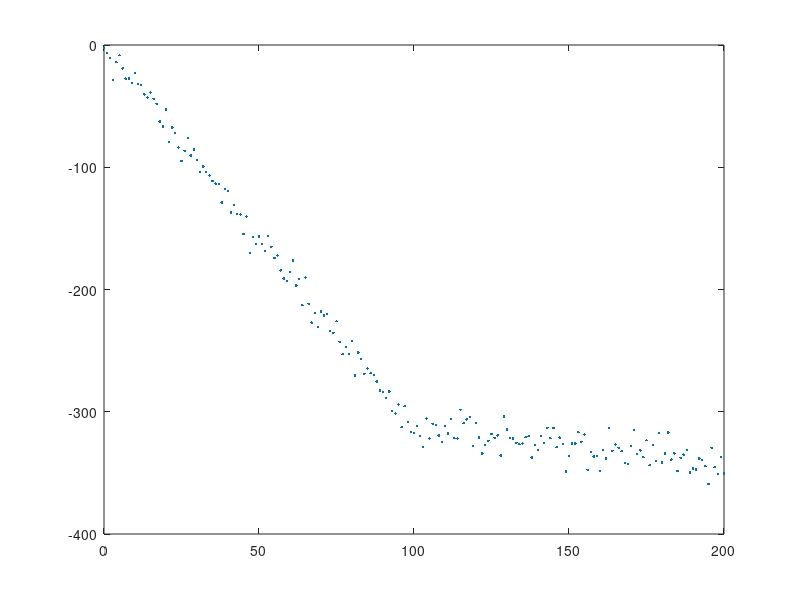

MATLAB code for this plot: (Note: this script raises an error after producing the figure.)
clc;
close all;

t=(0:200)';
nt= numel(t);
y=zeros(size(t));
x=(t<=100);
y(x)=pi*t(x);
x=t>100;
y(t>100)=y(100)+0.1*pi*(t(x)-100);
y=-y+8*randn(nt,1);

close all
plot(t,y,'.');

thetha=[1.5;3]; % slope and intercept
rls=recursiveLS(2,single(thetha));
rls.ForgettingFactor=0.95;
ax=gca;

fcn=@(p) [ones(numel(t),1),t]*p;
ly=line('parent',ax,'xdata',t,'ydata',fcn(thetha),'color','r');
lx=line('parent',ax,'xdata',[t(1) t(1)],'ydata',[min(y) 1.1*max(y)]);

for ct=1:nt
    thetha= step(rls,y(ct),[1 t(ct)]);
    set(ly,'xdata',t,'ydata',fcn(thetha));
    set(lx,'xdata',[t(ct) t(ct)],'ydata',[min(y),1,1*max(y)]);
    pause(0.1)
end

    
    